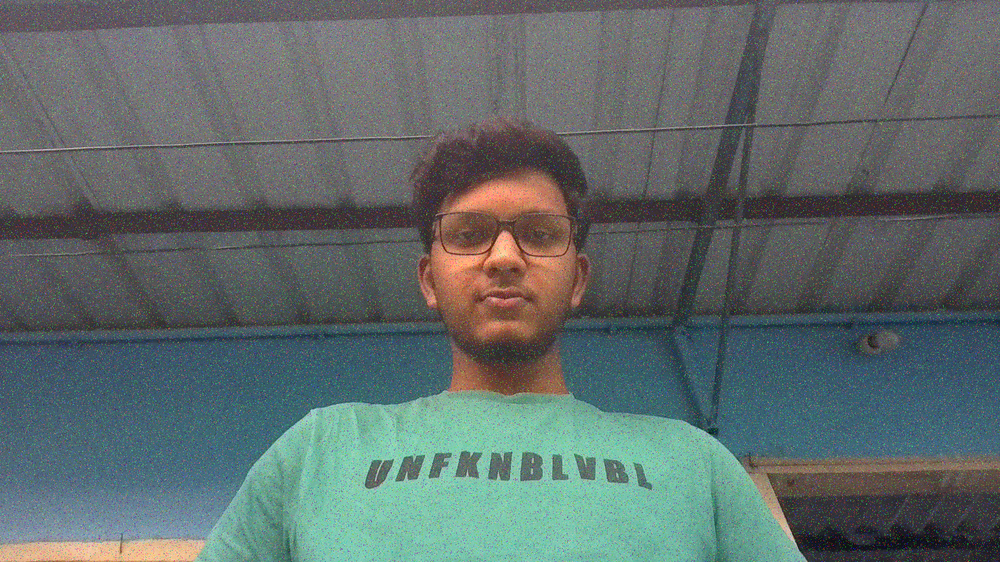
#> input picture noisy_image.png, 1000 x 562 px, shrunk from 1920 x 1080 before the run
$ python image_denoising.py
#> lines starting #> are read from the running program, lines starting #| are printed output that depends on the picture
import cv2
import numpy as np
import matplotlib.pyplot as plt
import tkinter as tk
from tkinter import filedialog
import os

def add_salt_and_pepper_noise(image, amount=0.04):
    """
    Adds salt and pepper noise to an image.
    """
    noisy = np.copy(image)

    # Add Salt (white pixels)
    # amount * 0.5 means half salt, half pepper
    num_salt = np.ceil(amount * image.size * 0.5)
    coords = [np.random.randint(0, i, int(num_salt)) for i in image.shape]
    noisy[tuple(coords)] = 255

    # Add Pepper (black pixels)
    num_pepper = np.ceil(amount * image.size * 0.5)
    coords = [np.random.randint(0, i, int(num_pepper)) for i in image.shape]
    noisy[tuple(coords)] = 0

    return noisy

def main():
    # Hide the root tkinter window
    root = tk.Tk()
    root.withdraw()

    # Open file dialog to select an image
    print("Please select an image file from the dialog...")
    file_path = filedialog.askopenfilename(
        title="Select an Image",
        filetypes=[("Image files", "*.jpg *.jpeg *.png")]
    )
#> the answer given: noisy_image.png

    if not file_path:
        print("No image selected. Exiting...")
        return

    print(f"Image selected: {file_path}")

    # 1. Read the original image
    # OpenCV reads in BGR format, we'll convert it to RGB for matplotlib
    original_bgr = cv2.imread(file_path)
#> original_bgr is the input picture: shape (562, 1000, 3); mean B, G, R 106.9, 107.6, 95.6
    if original_bgr is None:
        print("Error reading the image.")
        return

    original_rgb = cv2.cvtColor(original_bgr, cv2.COLOR_BGR2RGB)

    # 2. Add salt-and-pepper noise
    print("Adding salt-and-pepper noise...")
    noisy_rgb = add_salt_and_pepper_noise(original_rgb, amount=0.05)
#> in add_salt_and_pepper_noise, `noisy[tuple(coords)] = 0`:
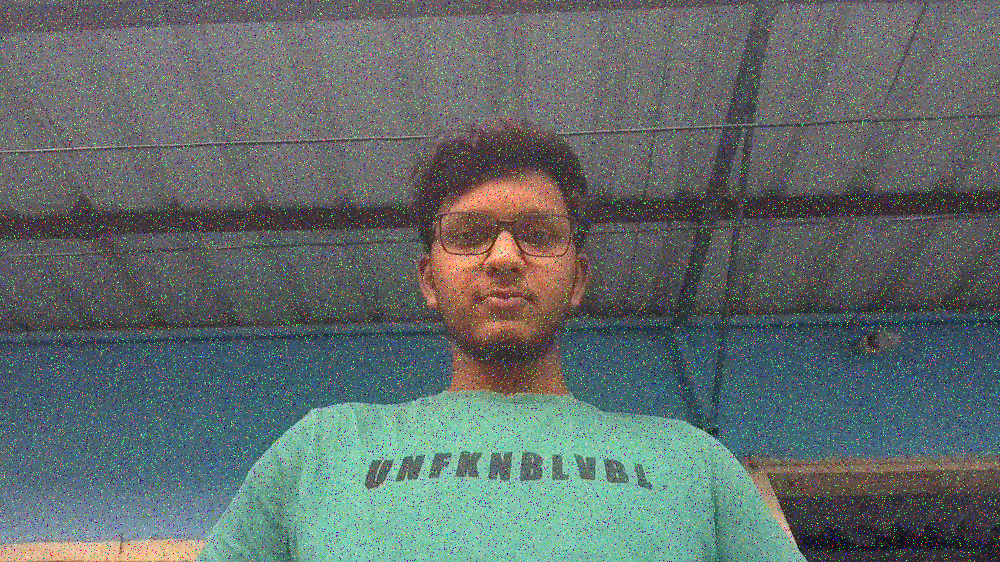
#> noisy: shape (562, 1000, 3); mean R, G, B 97.1, 108.4, 107.8

    # 3. Apply 3x3 median filter to remove the noise
    print("Applying 3x3 median filter...")
    # cv2.medianBlur takes the image and the kernel size (must be an odd number)
    denoised_rgb = cv2.medianBlur(noisy_rgb, 3)

    # 4. Display the three images using Matplotlib
    plt.figure(figsize=(15, 5))

    plt.subplot(1, 3, 1)
    plt.imshow(original_rgb)
    plt.title("Original Image")
    plt.axis("off")

    plt.subplot(1, 3, 2)
    plt.imshow(noisy_rgb)
    plt.title("Noisy Image (Salt & Pepper)")
    plt.axis("off")

    plt.subplot(1, 3, 3)
    plt.imshow(denoised_rgb)
    plt.title("Denoised Image (Median Filter)")
    plt.axis("off")

    plt.tight_layout()
    plt.show() # This will pause execution until the user closes the plot window
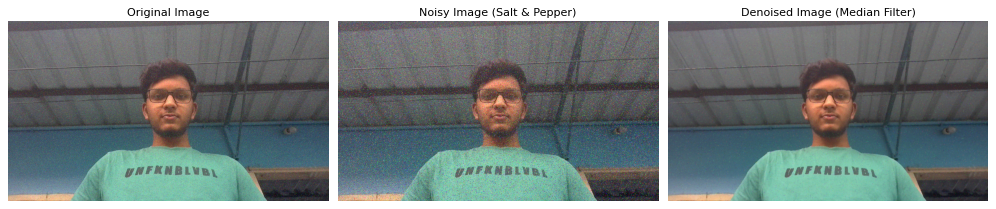
#> figure drawn by matplotlib, 3 panels

    # 5. Save the noisy and denoised images
    # Convert back to BGR for saving with OpenCV
    noisy_bgr = cv2.cvtColor(noisy_rgb, cv2.COLOR_RGB2BGR)
    denoised_bgr = cv2.cvtColor(denoised_rgb, cv2.COLOR_RGB2BGR)

    # Save the output files in a dedicated 'output_images' directory
    base_dir = os.getcwd()
    output_dir = os.path.join(base_dir, "output_images")

    # Create the directory if it doesn't exist
    if not os.path.exists(output_dir):
        os.makedirs(output_dir)

    noisy_path = os.path.join(output_dir, "noisy_image.png")
    denoised_path = os.path.join(output_dir, "denoised_image.png")

    cv2.imwrite(noisy_path, noisy_bgr)
    cv2.imwrite(denoised_path, denoised_bgr)

    print(f"Saved noisy image to: {noisy_path}")
    print(f"Saved denoised image to: {denoised_path}")
    print("Processing complete!")

if __name__ == "__main__":
    main()
